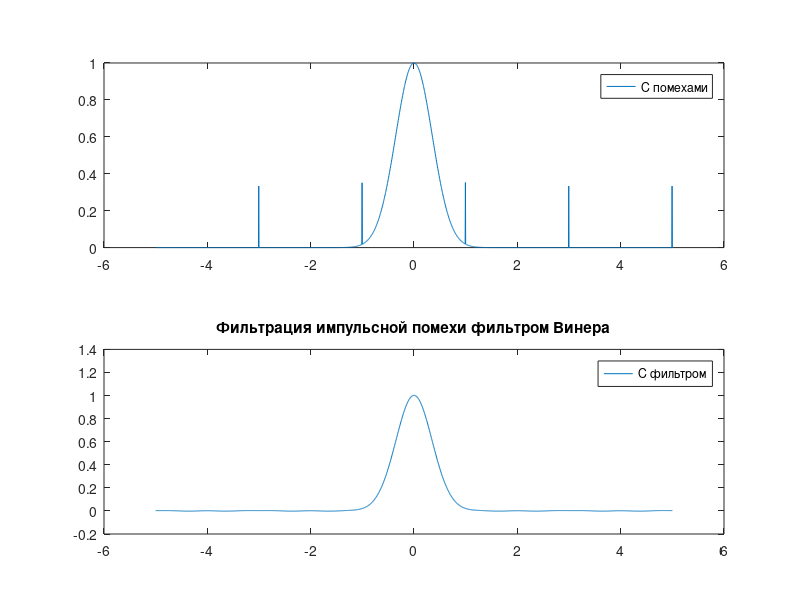
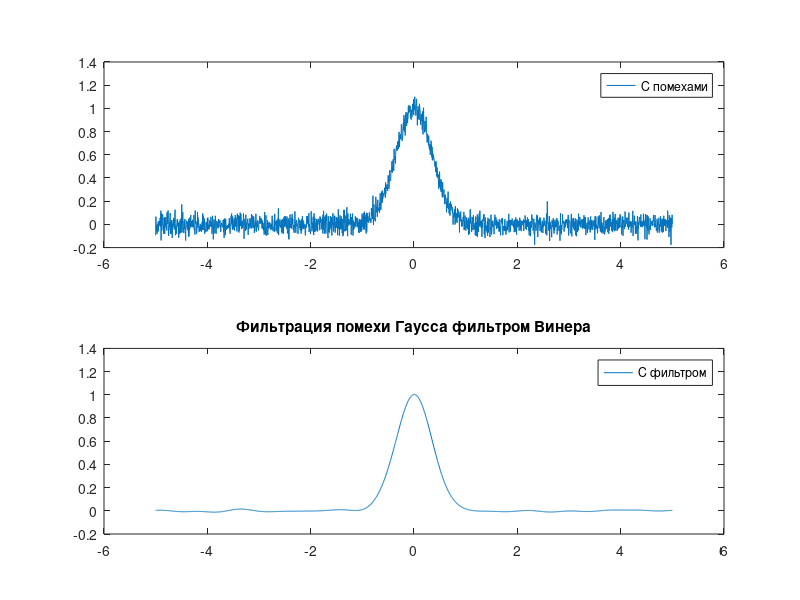

Write MATLAB code to recreate these figures, in order.
function main
    pkg load statistics

    sigma = 0.5;
    range = 5;
    step = 0.005;
    t = -range:step:range;

    initial_signal = exp(-(t / sigma).^2); % gauss

    gn_mu = 0;
    gn_sig = 0.05;
    gauss_noise = normrnd(gn_mu, gn_sig, [1 length(initial_signal)]);
    with_gauss_noise = initial_signal + gauss_noise;

    count = 4 + unidrnd(2,1,1);
    intensity = max(initial_signal) / 3;
    impulse_noise = imp_noise(length(initial_signal), count, intensity);
    with_impulse_noise = initial_signal + impulse_noise;

    wiener_gauss = wiener(fft(with_gauss_noise), fft(gauss_noise));
    wiener_impulse = wiener(fft(with_impulse_noise), fft(impulse_noise));


    subplot(2,1,1)
    wait = plot(t, with_impulse_noise);
    legend('C помехами');
    subplot(2,1,2)
    plot(t, ifft(fft(with_impulse_noise).*wiener_impulse));
    legend('С фильтром');
    title('Фильтрация импульсной помехи фильтром Винера');

    figure(2)
    subplot(2,1,1)
    plot(t, with_gauss_noise)
    legend('C помехами');
    subplot(2,1,2)
    plot(t, ifft(fft(with_gauss_noise).*wiener_gauss));
    legend('С фильтром');
    title('Фильтрация помехи Гаусса фильтром Винера');

    waitfor(wait)
end

function y = imp_noise(range, N, intensity)
    step = floor(range / N);
    y = zeros(1, range);
    for i = 1:N
        y(i * step) = intensity;
    end
end

function cleaned = wiener(signal, noise)
    cleaned = 1 - (noise./signal).^2;
end